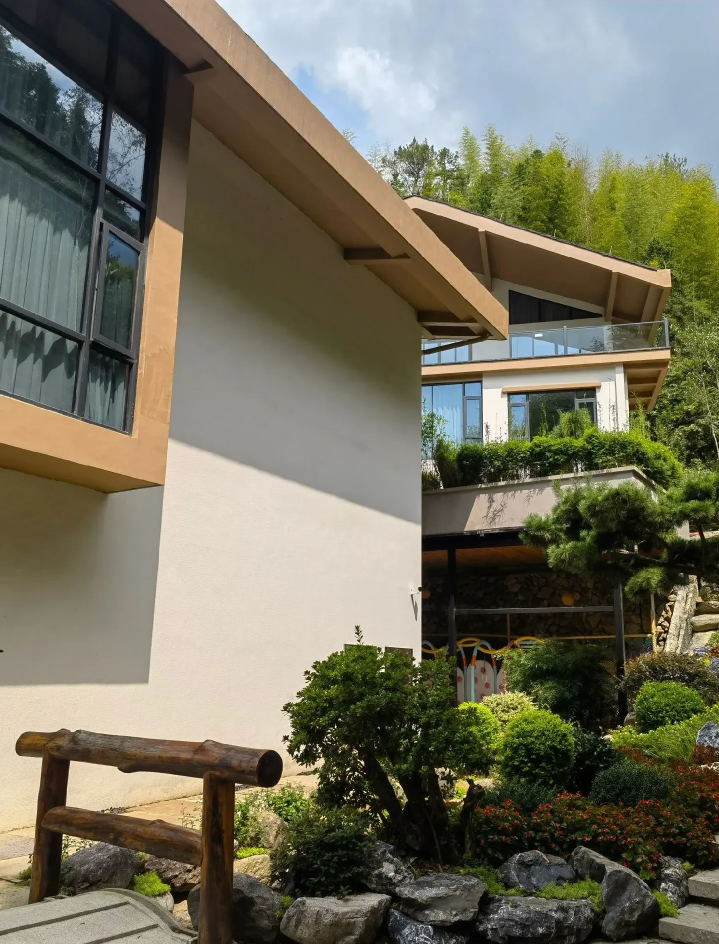
#> input picture plum-platform/assets/homestay.webp, 1438 x 1888 px (shown at 1/2 size); its folder holds 4 pictures in this run
$ python build_mp_photos.py
#> lines starting #> are read from the running program, lines starting #| are printed output that depends on the picture
# -*- coding: utf-8 -*-
"""
Bundle a lightweight, offline copy of the business photos into the mini program.

Why: on a real phone `local` (127.0.0.1) points at the phone itself, and `lan`
uses plain HTTP which the WeChat runtime blocks without debug mode. Keeping the
photos inside the package makes the default `mock` environment show real images
with zero network requests, on developer tools and on phones alike.

    python tools/build_mp_photos.py
    -> mp-weixin/images/photos/*.jpg
    -> mp-weixin/utils/photos.js   (generated manifest, do not hand-edit)
"""
from pathlib import Path

from PIL import Image

ROOT = Path(__file__).resolve().parent.parent
SRC = ROOT / "assets"
OUT = ROOT / "mp-weixin" / "images" / "photos"
MANIFEST = ROOT / "mp-weixin" / "utils" / "photos.js"

MAX_EDGE = 420
QUALITY = 70
EXTS = {".webp", ".png", ".jpg", ".jpeg"}


def group_of(stem):
    if stem.startswith("banner"):
        return "banner"
    if stem.startswith("orchard"):
        return "orchard"
    if stem.startswith("homestay"):
        return "homestay"
    if stem.startswith("research"):
        return "research"
    return "product"


def main():
    OUT.mkdir(parents=True, exist_ok=True)
    MANIFEST.parent.mkdir(parents=True, exist_ok=True)
    groups = {"banner": [], "orchard": [], "homestay": [], "research": [], "product": []}
    names = []
    total = 0

    for src in sorted(SRC.iterdir()):
        if src.suffix.lower() not in EXTS:
            continue
        stem = src.stem
        im = Image.open(src).convert("RGB")
#> im is the input picture: PIL image 1438x1888 RGB; mean R, G, B 114.3, 111.7, 93.2
        im.thumbnail((MAX_EDGE, MAX_EDGE), Image.Resampling.LANCZOS)
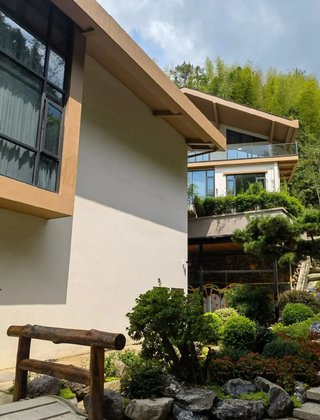
#> im: PIL image 320x420 RGB; mean R, G, B 114.4, 111.8, 93.3
        dst = OUT / (stem + ".jpg")
        im.save(dst, "JPEG", quality=QUALITY, optimize=True, progressive=True)
        total += dst.stat().st_size
        names.append(stem)
        groups[group_of(stem)].append(stem)
#> pass 2 of the loop in main, `for src in sorted(SRC.iterdir()):`:
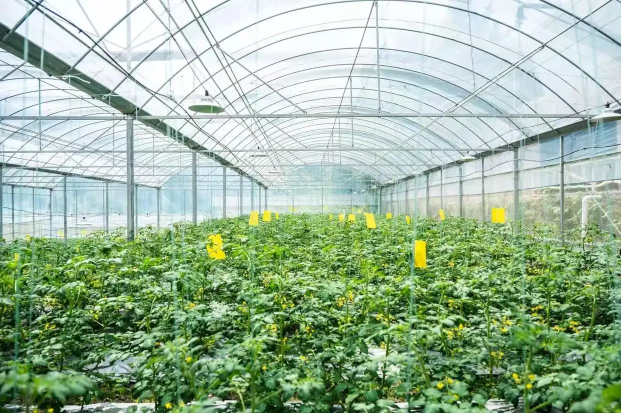
#> input picture plum-platform/assets/orchard_01.webp, 1242 x 826 px (shown at 1/2 size)
#> in main, im is the input picture: PIL image 1242x826 RGB; mean R, G, B 156.7, 181.9, 154.1
#> in main, `im.thumbnail((MAX_EDGE, MAX_EDGE), Image.Resampling.LANCZOS)`:
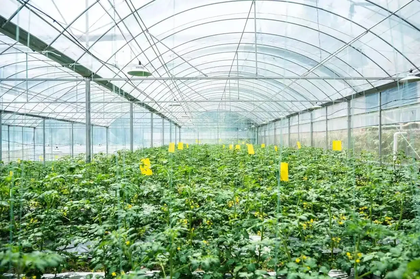
#> im: PIL image 420x279 RGB; mean R, G, B 156.7, 181.8, 154
#> pass 3 of the loop in main, `for src in sorted(SRC.iterdir()):`:
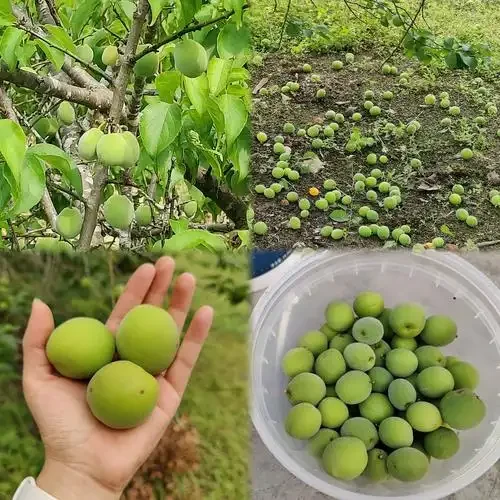
#> input picture plum-platform/assets/orchard_02.webp, 500 x 500 px
#> in main, im is the input picture: PIL image 500x500 RGB; mean R, G, B 128.8, 135.9, 80.6
#> in main, `im.thumbnail((MAX_EDGE, MAX_EDGE), Image.Resampling.LANCZOS)`:
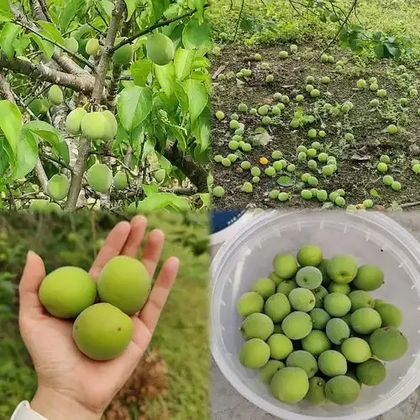
#> im: PIL image 420x420 RGB; mean R, G, B 128.8, 135.9, 80.6
#> the loop made 4 passes; the first 3 are shown

    def js_list(items):
        return "[\n" + "".join("    '%s',\n" % n for n in items) + "  ]"

    body = """/* AUTO-GENERATED by tools/build_mp_photos.py - do not edit by hand.
 * Package-local photos. These travel inside the mini program, need no network,
 * no domain whitelist and no HTTPS, so mock mode looks the same on a phone.
 */
const FILES = __FILES__;

const GROUPS = {
__GROUPS__
};

/** /assets/foo.webp -> /images/photos/foo.jpg, or '' when not bundled. */
function bundled(path) {
  const name = String(path || '').split('/').pop().split('?')[0].replace(/\\.[^.]+$/, '');
  return FILES.indexOf(name) >= 0 ? '/images/photos/' + name + '.jpg' : '';
}

/** Infer the photo category from the shape of a business record. */
function groupOf(item) {
  const it = item || {};
  if (it.festival_date || it.place) return 'banner';
  if (it.start_date) return 'research';
  if (it.rooms) return 'homestay';
  if (it.spot_type || it.badge) return 'orchard';
  if (it.adult_price !== undefined || it.child_price !== undefined) return 'orchard';
  if (it.price !== undefined) return 'product';
  return 'banner';
}

/** Stable offline photo for one record; falls back by category when image is empty. */
function pick(item, index) {
  const local = bundled(item && item.image);
  if (local) return local;
  const list = GROUPS[groupOf(item)] || GROUPS.banner;
  const i = Math.abs(Number(index) || 0) % list.length;
  return '/images/photos/' + list[i] + '.jpg';
}

module.exports = { FILES, GROUPS, bundled, groupOf, pick };
"""
    groups_js = "".join("  %s: %s,\n" % (k, js_list(v).replace("\n", "\n  "))
                        for k, v in groups.items())
    body = body.replace("__FILES__", js_list(names)).replace("__GROUPS__", groups_js.rstrip("\n"))
    MANIFEST.write_text(body, encoding="utf-8")
    print("photos  : %d files, %d bytes total" % (len(names), total))
    print("manifest:", MANIFEST)
    print("groups  :", {k: len(v) for k, v in groups.items()})


if __name__ == "__main__":
    main()
